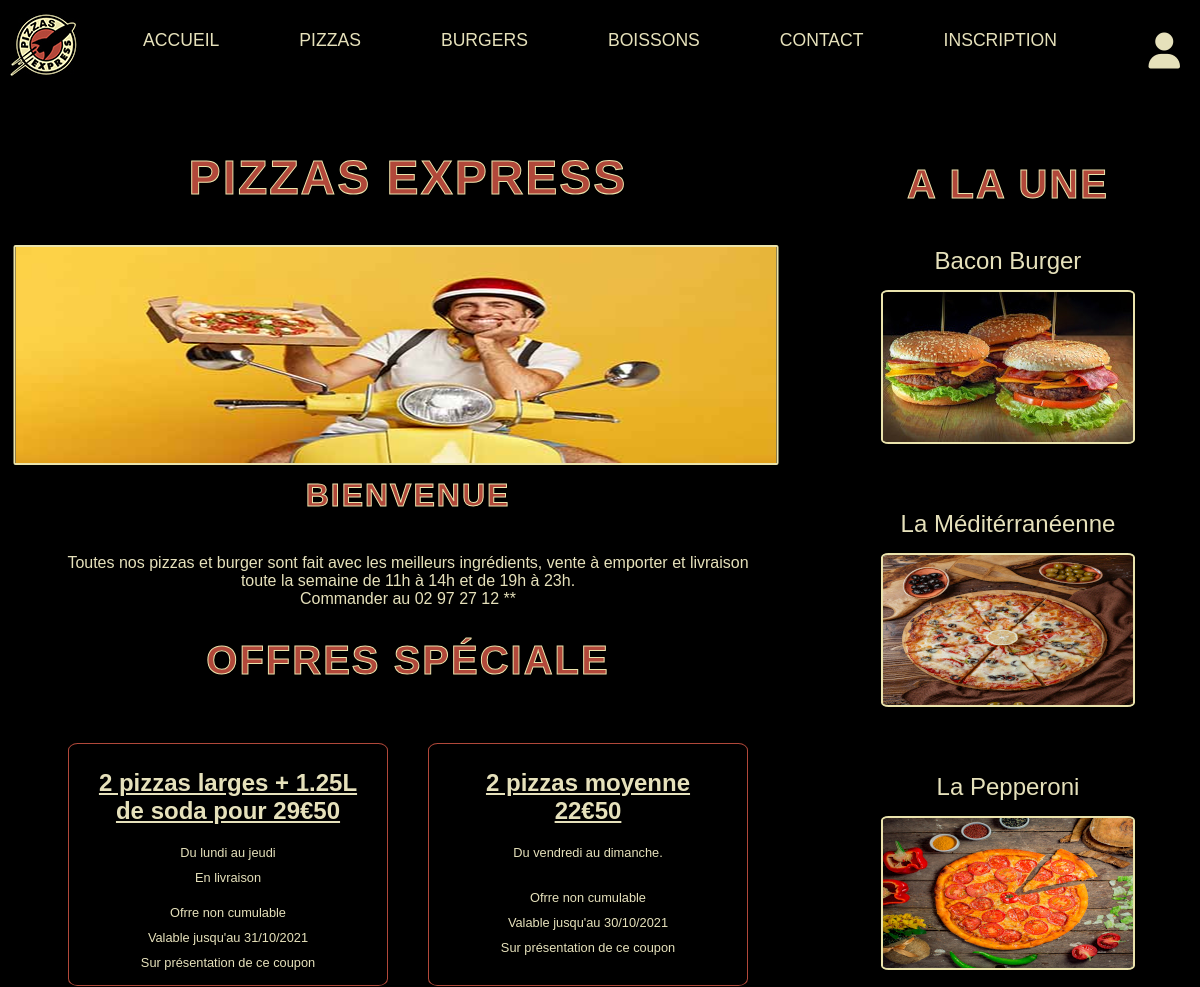
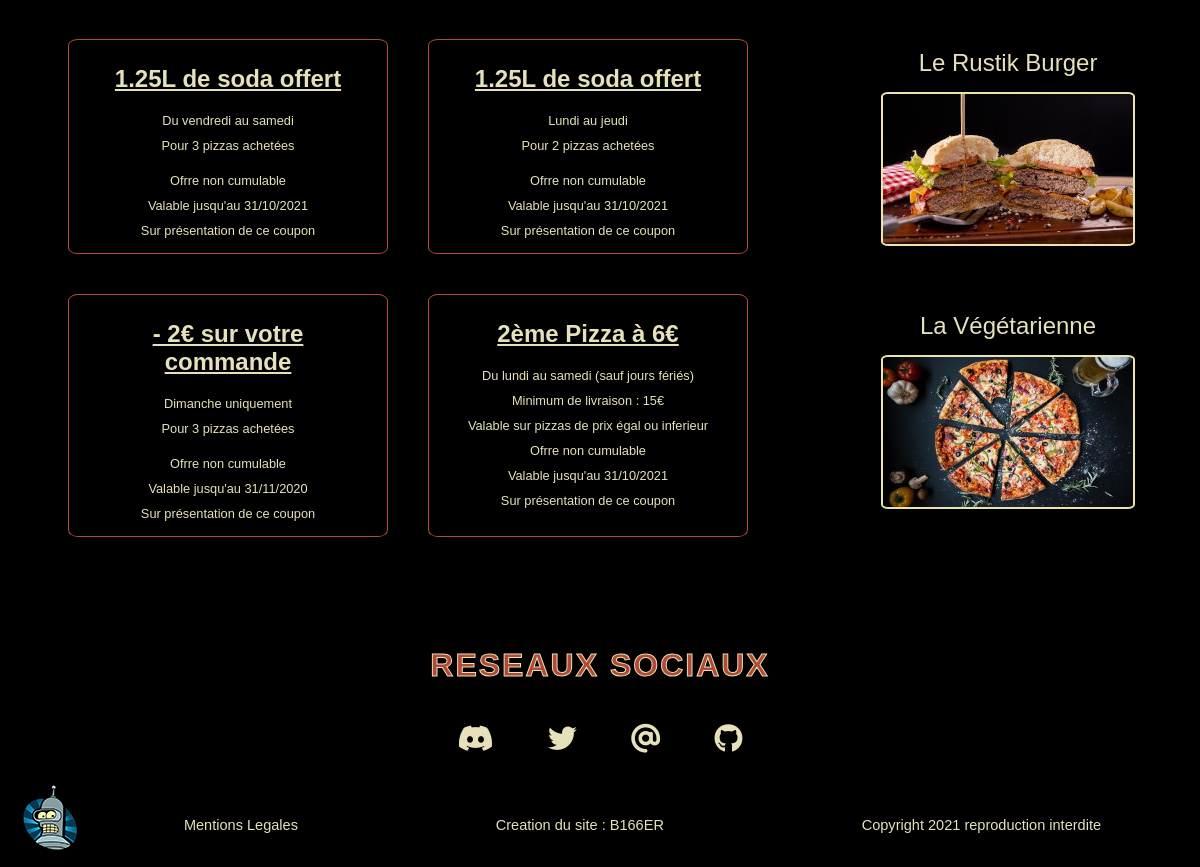
The page / on the database its author committed (2 pictures, top to bottom).
### tables this page shows
CREATE TABLE `reduc` (
  `id` int(10) UNSIGNED NOT NULL,
  `title` varchar(256) NOT NULL,
  `periode` varchar(256) NOT NULL,
  `condition1` varchar(256) NOT NULL,
  `condition2` varchar(256) NOT NULL,
  `validite` varchar(256) NOT NULL
);

CREATE TABLE `alaune` (
  `id` int(10) UNSIGNED NOT NULL,
  `title` varchar(256) NOT NULL,
  `imgAdress` varchar(256) NOT NULL
);

### app/Controllers/front/FrontController.php (called while the page is built, shortened)
<?php
class FrontController
{
    public function accueil()
    {
        $slides = new \Project\Models\ImagesManager();
        $allSlides = $slides->getSlides();
        $aLaUne = new \Project\Models\ImagesManager();
        $allALaUne = $aLaUne->getALaUne();
        $reducs = new \Project\Models\ReducManager();
        $allReducs = $reducs->allReducs();
        require 'app/Views/front/accueil.php';
    }
}

### app/Models/ImagesManager.php (called while the page is built, shortened)
<?php
class ImagesManager extends Manager{
    public function getSlides()
    {
        $bdd = $this->dbConnect();
        $req = $bdd->query("SELECT * FROM slider");
        return $req;
    }
    public function getALaUne()
    {
        $bdd = $this->dbConnect();
        $req = $bdd->query("SELECT * FROM alaune");
        return $req;
    }
}

### app/Models/ReducManager.php (called while the page is built, shortened)
<?php
class ReducManager extends Manager{
    public function allReducs()
    {
        $bdd = $this->dbConnect();
        $req = $bdd->query("SELECT * FROM reduc ORDER BY id DESC");
        return $req;
    }
}

### app/Views/front/accueil.php (the view, shortened to what this page needs)
<main class="accueil">
    <h1>Pizzas express</h1>
    <ul id="slider">
        <?php foreach($allSlides as $Image){ ?>
        <li> <img src="<?= $Image["imgAdress"] ?>" alt="<?= $Image['title'] ?>"> </li>
        <?php   } ?>
    </ul>
    <h3>Bienvenue</h3>
    <p>Toutes nos pizzas et burger sont fait avec les meilleurs ingrédients, vente à emporter et livraison toute la
        semaine de 11h à 14h et de 19h à 23h.</p>
    <p>Commander au 02 97 27 12 **<p>
            <h2> Offres spéciale</h2>
            <section id="reductions">
                <?php foreach($allReducs as $reducs){ ?>
                <article>
                    <h4><?= $reducs["title"] ?></h4>
                    <p><?= $reducs["periode"] ?></p>
                    <p><?= $reducs["condition1"] ?></p>
                    <p><?= $reducs["condition2"] ?></p>
                    <p>Ofrre non cumulable</p>
                    <p>Valable jusqu'au <?= $reducs["validite"] ?></p>
                    <p>Sur présentation de ce coupon</p>
                </article>
                <?php } ?>
            </section>
</main>
<aside>
    <h2>A la une</h2>
    <?php foreach($allALaUne as $aLaUne){ ?>
    <article class="article_show_on">
        <p><?= $aLaUne["title"] ?></p>
        <p> <img src="<?= $aLaUne["imgAdress"] ?>" alt="<?= $aLaUne['title'] ?>"> </p>
    </article>
    <?php   } ?>
</aside>
<?php $content = ob_get_clean(); ?>
<?php require "templates/template.php"; ?>

### index.php (shortened to what this page needs)
<?php
try {
    $frontController = new Project\Controllers\front\FrontController();
    if (isset($_GET['action'])) {
        if ($_GET['action'] == 'pizzas') {
            $frontController->pizzas();
        }
        elseif ($_GET['action'] == 'accueil') {
            $frontController->accueil();
        }
        elseif ($_GET['action'] == 'veg') {
            $isVeg = $_GET['isVeg'];
            $frontController->veg($isVeg);
        }
        elseif ($_GET['action'] == 'pigless') {
            $isPigless = $_GET['isPigless'];
            $frontController->pigless($isPigless);
        }
        elseif ($_GET['action'] == 'burger') {
            $frontController->burger();
        }
        elseif ($_GET['action'] == 'boissons') {
            $frontController->boissons();
        }
        elseif ($_GET['action'] == 'alcool') {
            $isAlcool = $_GET['isAlcool'];
            $frontController->alcool($isAlcool);
        }
        elseif ($_GET['action'] == 'contact') {
            $frontController->contact();
        }
        elseif ($_GET['action'] == 'inscriptionUser') {
            $frontController->inscriptionUser();
        }
        elseif ($_GET['action'] == 'inscription') {
            $userName = htmlspecialchars($_POST['userName']);
            $userFirstname = htmlspecialchars($_POST['userFirstname']);
            $userAdress = htmlspecialchars($_POST['userAdress']);
            $userPhone = htmlspecialchars($_POST['userPhone']);
            $userMail = htmlspecialchars($_POST['userMail']);
            $user1 = htmlspecialchars($_POST['userPWD']);
            $userPWD = password_hash($user1, PASSWORD_DEFAULT);
            $frontController->inscription($userName, $userFirstname, $userAdress, $userPhone, $userMail, $userPWD);
        }
        elseif ($_GET['action'] == 'contactMail') {
            $lastname = htmlspecialchars($_POST['name']);
            $mail = htmlspecialchars($_POST['mail']);
            $sujet = htmlspecialchars($_POST['sujet']);
            $content = htmlspecialchars($_POST['content']);
            $frontController->contactMail($lastname, $mail, $sujet, $content);
        }
        elseif ($_GET['action'] == 'connexionAdmin') {
            $pseudo = htmlspecialchars($_POST['pseudo']);
            $mdp = htmlspecialchars($_POST['pwd']);
            if (!empty($pseudo) && !empty($mdp)) {
                $frontController->connexionAdmin($pseudo, $mdp);
            } else {
                $frontController->erreurChampsVides();
            }
        }
        elseif ($_GET['action'] == 'connexionUser') {
            $userName = htmlspecialchars($_POST['pseudoUser']);
            $userPWD = htmlspecialchars($_POST['pwdUser']);
            if (!empty($userName) && !empty($userPWD)) {
                $frontController->connexionUser($userName, $userPWD);
            } else {
                $frontController->erreurChampsVides();
            }
        }
    } else {
        $frontController->accueil();
    }
} catch (Exception $e) {
    die('Erreur:'.$e->getMessage());
}

### app/Views/front/templates/template.php (shortened to what this page needs)
<!DOCTYPE html>
<html lang="fr">
<head>
    <link rel="stylesheet" href="app/Public/front/css/style.css">
</head>
<body>
    <header>
        <nav>
            <div id="logo"><a href='index.php'><img src="app/Public/front/img/PizzasExpressLogo.jpg"
                        alt="logo pizzas express"></a>
            </div>
            <ul id="menu_list">
                <li><a href="index.php"> Accueil</a></li>
                <li><a href="index.php?action=pizzas"> Pizzas</a></li>
                <li><a href="index.php?action=burger">Burgers </a></li>
                <li><a href="index.php?action=boissons"> Boissons</a></li>
                <li><a href="index.php?action=contact"> Contact</a></li>
                <li><a href="index.php?action=inscriptionUser"> Inscription</a></li>
            </ul>
            <div id="icons">
                <div id="userIcon"><i class="fas fa-user"></i></div>
            </div>
        </nav>
    </header>
    <div class="container"><?= $content?></div>
    <footer>
        <div id="socials-links">
            <h3>reseaux sociaux</h3>
            <div>
                <a href="#"><i class="fab fa-discord"></i></a>
                <a href="#"><i class="fab fa-twitter"></i></a>
                <a href="#"><i class="fas fa-at"></i></a>
                <a href="#"><i class="fab fa-github"></i></a>
            </div>
        </div>
        <div id="mentions">
            <p id="icon_connexion"><img class="bordure" src="app/Public/front/img/benderIcon.png"
                    alt="connexion administrateur"></p>
            <div id="infos">
                <p><a href="mentions.html" target="_blank">Mentions Legales</a></p>
                <p>Creation du site : <a href="">B166ER</a> </p>
                <p>Copyright 2021 reproduction interdite</p>
            </div>
        </div>
    </footer>
</body>
</html>

### app/Public/front/css/style.css (style rules this page uses)
* { padding: 0; margin: 0; box-sizing: border-box; color: rgb(230, 225, 187); font-family: 'Arial Black', arial; }
li { list-style: none; }
a { text-decoration: none; }
i { color: rgb(230, 225, 187) }
h1, h2, h3 { margin-bottom: 40px; margin-top: 30px; text-align: center; text-transform: uppercase; color: rgb(177, 72, 58); -webkit-text-stroke: 1px rgb(235, 228, 173); letter-spacing: 2px; }
h1 { font-size: 3em; }
h2 { font-size: 2.5em; }
h3 { font-size: 2em; }
h4 { font-size: 1.5em; margin: 15px; text-decoration: underline; }
aside { display: none; }
header { width: 100%; }
nav { width: 100%; display: flex; justify-content: space-between; background-color: rgba(0, 0, 0, 0.95); position: fixed; z-index: 2; }
nav div { display: flex; padding: 10px 10px; z-index: 3; }
nav ul { width: 100%; text-align: center; background-color: rgba(0, 0, 0, 0.95); position: fixed; top: -440px; transition: top 1s ease; }
nav ul li { font-size: 1.5em; padding: 15px 0; text-transform: uppercase; }
nav i { font-size: 2.5em; }
#userIcon { margin-top: 13px; cursor: pointer; font-size: 0.9em; }
.container { width: 100%; min-height: 100vh; padding-top: 120px; background-color: black; }
.accueil { text-align: center; }
.accueil ul { padding-bottom: 28%; }
.accueil li { width: 90%; opacity: 0; position: absolute; left: 50%; padding-bottom: 28%; transform: translateX(-50%); -webkit-transform: translateX(-50%); -moz-transform: translateX(-50%); -ms-transform: translateX(-50%); -o-transform: translateX(-50%); transition: 0.9s ease-in-out; -webkit-transition: 0.9s ease-in-out; -moz-transition: 0.9s ease-in-out; -ms-transition: 0.9s ease-in-out; -o-transition: 0.9s ease-in-out; }
#is-visible { opacity: 1; }
#reductions { width: 100%; display: flex; flex-wrap: wrap; justify-content: space-around; }
#reductions article { width: 320px; margin: 20px auto; padding: 10px; border: 1px solid rgb(177, 72, 58); border-radius: 3%; -moz-border-radius: 3%; -ms-border-radius: 3%; -o-border-radius: 3%; -webkit-border-radius: 3%; }
#reductions article p { font-size: 0.8em; padding: 5px 0; }
footer { width: 100%; color: aliceblue; background-color: black; }
#socials-links { padding: 30px 0; }
#socials-links div { text-align: center; }
#socials-links a { margin: 0 25px; }
#socials-links i { font-size: 1.8em; transition: 0.2s ease-in; -webkit-transition: 0.2s ease-in; -moz-transition: 0.2s ease-in; -ms-transition: 0.2s ease-in; -o-transition: 0.2s ease-in; }
#mentions { display: flex; }
#mentions img { margin: 0 0 10px 15px; cursor: pointer; }
#mentions div { width: 100%; display: flex; flex-wrap: wrap; justify-content: center; font-size: 0.7em; }
#infos p { margin: auto auto; }
@media screen and (min-width:1200px) { .container { display: flex; } }
@media screen and (min-width:1200px) { main { width: 60%; margin: 0 4%; } }
@media screen and (min-width:1200px) { nav ul { width: 100%; display: flex; justify-content: center; background-color: rgba(0, 0, 0, 0.95); top: 0px; } }
@media screen and (min-width:1200px) { nav ul li { font-size: 1.1em; margin: 15px 40px; } }
@media screen and (min-width:1200px) { nav li::after { content: ""; display: block; height: 2px; background-color: rgb(177, 72, 58); transform: scale(0.0); -webkit-transform: scale(0.0); -moz-transform: scale(0.0); -ms-transform: scale(0.0); -o-transform: scale(0.0); transition: transform 0.3s ease-in-out; -webkit-transition: transform 0.3s ease-in-out; -moz-transition: transform 0.3s ease-in-out; -ms-transition: transform 0.3s ease-in-out; -o-transition: transform 0.3s ease-in-out; } }
@media screen and (min-width:1200px) { .accueil li { width: auto; left: 33%; } }
@media screen and (min-width:1200px) { aside { width: 24%; height: auto; display: inline; margin: 1% 4%; } }
@media screen and (min-width:1200px) { aside p { width: 100%; margin: 15px 0; font-size: 1.5em; } }
@media screen and (min-width:1200px) { aside img { border: 2px solid rgb(235, 228, 173); border-radius: 3%; -webkit-border-radius: 3%; -moz-border-radius: 3%; -ms-border-radius: 3%; -o-border-radius: 3%; } }
@media screen and (min-width:1200px) { .article_show_on { text-align: center; margin-bottom: 60px; } }
@media screen and (min-width:1200px) { #infos p { font-size: 1.3em; } }

### rows shown on the page
reduc: title "2 pizzas larges + 1.25L de soda pour 29€50", periode "Du lundi au jeudi", condition1 "En livraison", validite "31/10/2021"
reduc: title "2 pizzas moyenne 22€50", periode "Du vendredi au dimanche.", validite "30/10/2021"
reduc: title "1.25L de soda offert", periode "Du vendredi au samedi", condition1 "Pour 3 pizzas achetées", validite "31/10/2021"
reduc: title "1.25L de soda offert", periode "Lundi au jeudi", condition1 "Pour 2 pizzas achetées", validite "31/10/2021"
reduc: title "- 2€ sur votre commande", periode "Dimanche uniquement", condition1 "Pour 3 pizzas achetées", validite "31/11/2020"
reduc: title "2ème Pizza à 6€", periode "Du lundi au samedi (sauf jours fériés)", condition1 "Minimum de livraison : 15€", condition2 "Valable sur pizzas de prix égal ou inferieur", validite "31/10/2021"
alaune: title "Bacon Burger", imgAdress (picture)
alaune: title "La Méditérranéenne", imgAdress (picture)
alaune: title "La Pepperoni", imgAdress (picture)
alaune: title "Le Rustik Burger", imgAdress (picture)
alaune: title "La Végétarienne", imgAdress (picture)
